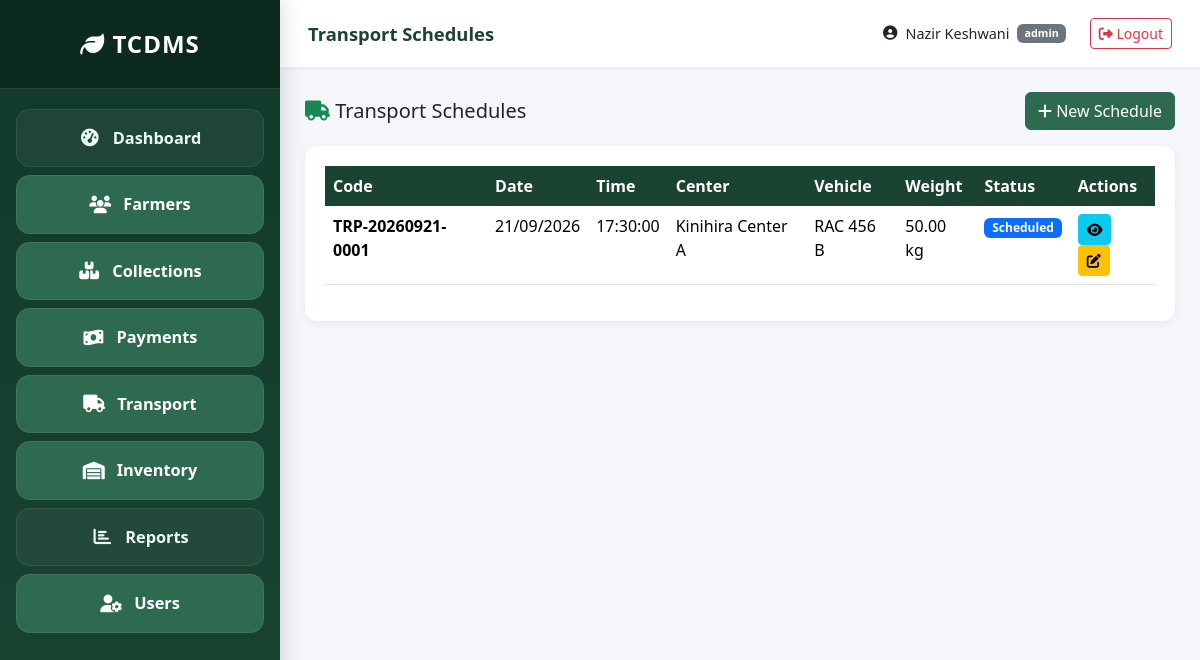
Screenshot of /modules/transport/index.php (signed in) with the database file from the repository.
### tables this page shows
CREATE TABLE `transport_schedules` (
  `id` int(11) NOT NULL,
  `schedule_code` varchar(30) NOT NULL,
  `collection_center_id` int(11) NOT NULL,
  `vehicle_id` int(11) DEFAULT NULL,
  `driver_id` int(11) DEFAULT NULL,
  `scheduled_date` date NOT NULL,
  `scheduled_time` time NOT NULL,
  `total_weight_kg` decimal(10,2) DEFAULT 0.00,
  `status` enum('scheduled','in_transit','delivered','cancelled') DEFAULT 'scheduled',
  `departure_time` datetime DEFAULT NULL,
  `arrival_time` datetime DEFAULT NULL,
  `notes` text DEFAULT NULL,
  `created_by` int(11) DEFAULT NULL,
  `created_at` timestamp NOT NULL DEFAULT current_timestamp()
);

CREATE TABLE `collection_centers` (
  `id` int(11) NOT NULL,
  `name` varchar(100) NOT NULL,
  `code` varchar(20) NOT NULL,
  `location` varchar(255) DEFAULT NULL,
  `manager_id` int(11) DEFAULT NULL,
  `capacity_kg` decimal(10,2) DEFAULT 0.00,
  `is_active` tinyint(1) DEFAULT 1,
  `created_at` timestamp NOT NULL DEFAULT current_timestamp()
);

CREATE TABLE `vehicles` (
  `id` int(11) NOT NULL,
  `plate_number` varchar(20) NOT NULL,
  `vehicle_type` varchar(50) DEFAULT NULL,
  `capacity_kg` decimal(10,2) DEFAULT NULL,
  `is_available` tinyint(1) DEFAULT 1,
  `last_maintenance` date DEFAULT NULL,
  `created_at` timestamp NOT NULL DEFAULT current_timestamp()
);

### config/database.php (called while the page is built, shortened)
<?php
function getDBConnection() {
    static $pdo = null;
    if ($pdo === null) {
        $dsn = 'mysql:host=' . DB_HOST . ';dbname=' . DB_NAME . ';charset=' . DB_CHARSET;
        $options = [
            PDO::ATTR_ERRMODE            => PDO::ERRMODE_EXCEPTION,
            PDO::ATTR_DEFAULT_FETCH_MODE => PDO::FETCH_ASSOC,
            PDO::ATTR_EMULATE_PREPARES   => false,
        ];
        try {
            $pdo = new PDO($dsn, DB_USER, DB_PASS, $options);
        } catch (PDOException $e) {
            error_log('DB Error: ' . $e->getMessage());
            die('Database connection failed. Check XAMPP MySQL service.');
        }
    }
    return $pdo;
}
function dbQuery($sql, $params = []) {
    $stmt = getDBConnection()->prepare($sql);
    $stmt->execute($params);
    return $stmt;
}
function dbFetchAll($sql, $params = []) { return dbQuery($sql, $params)->fetchAll(); }

### modules/transport/index.php (the view, shortened to what this page needs)
<?php
require_once __DIR__ . '/../../includes/header.php';
require_once __DIR__ . '/../../includes/sidebar.php';
$schedules = dbFetchAll("
    SELECT ts.*, cc.name AS center_name, v.plate_number
    FROM transport_schedules ts
    JOIN collection_centers cc ON cc.id = ts.collection_center_id
    LEFT JOIN vehicles v ON v.id = ts.vehicle_id
    ORDER BY ts.scheduled_date DESC LIMIT 100
");
?>
<div class="d-flex justify-content-between align-items-center mb-3">
  <h5 class="mb-0"><i class="fas fa-truck text-success"></i> Transport Schedules</h5>
  <a href="create.php" class="btn btn-success"><i class="fas fa-plus"></i> New Schedule</a>
</div>
<div class="table-card">
  <div class="table-responsive">
    <table class="table table-hover">
      <thead><tr>
        <th>Code</th><th>Date</th><th>Time</th><th>Center</th><th>Vehicle</th><th>Weight</th><th>Status</th><th>Actions</th>
      </tr></thead>
      <tbody>
      <?php if (empty($schedules)): ?>
        <tr><td colspan="8" class="text-center text-muted py-4">No schedules found.</td></tr>
      <?php else: foreach ($schedules as $s): ?>
        <tr>
          <td><strong><?= htmlspecialchars($s['schedule_code']) ?></strong></td>
          <td><?= formatDate($s['scheduled_date']) ?></td>
          <td><?= $s['scheduled_time'] ?></td>
          <td><?= htmlspecialchars($s['center_name']) ?></td>
          <td><?= htmlspecialchars($s['plate_number'] ?? 'N/A') ?></td>
          <td><?= formatWeight($s['total_weight_kg']) ?></td>
          <td><?= getStatusBadge($s['status']) ?></td>
          <td>
            <a href="view.php?id=<?= $s['id'] ?>" class="btn btn-sm btn-info"><i class="fas fa-eye"></i></a>
            <a href="edit.php?id=<?= $s['id'] ?>" class="btn btn-sm btn-warning"><i class="fas fa-edit"></i></a>
          </td>
        </tr>
      <?php endforeach; endif; ?>
      </tbody>
    </table>
  </div>
</div>
<?php require_once __DIR__ . '/../../includes/footer.php'; ?>

### includes/functions.php (shortened to what this page needs)
<?php
require_once __DIR__ . '/../config/database.php';
function formatWeight($kg) { return number_format((float)$kg, 2) . ' kg'; }
function formatDate($d, $f = 'd/m/Y') { return $d ? date($f, strtotime($d)) : 'N/A'; }
function getStatusBadge($s) {
    $m = ['pending'=>['warning','Pending'],'verified'=>['info','Verified'],'processed'=>['success','Processed'],
          'paid'=>['success','Paid'],'processing'=>['info','Processing'],'failed'=>['danger','Failed'],
          'scheduled'=>['primary','Scheduled'],'in_transit'=>['warning','In Transit'],
          'delivered'=>['success','Delivered'],'cancelled'=>['danger','Cancelled']];
    [$c,$t] = $m[$s] ?? ['secondary', ucfirst($s)];
    return "<span class='badge bg-$c'>$t</span>";
}

### assets/css/style.css (style rules this page uses)
* { box-sizing: border-box; }
body { font-family: 'Segoe UI', Tahoma, sans-serif; background: #f4f6f9; margin: 0; }
.table-card { background: #fff; border-radius: 12px; padding: 20px; box-shadow: 0 2px 8px rgba(0,0,0,.06); margin-bottom: 20px; }
.table thead th { background: #1b4332; color: #fff; border: none; }
.btn-success { background: #2d6a4f; border-color: #2d6a4f; }

### rows the page displays
transport_schedules: schedule_code "TRP-20260921-0001", scheduled_date "21/09/2026", scheduled_time "17:30:00", collection_center.name "Kinihira Center A", vehicle.plate_number "RAC 456 B", total_weight_kg "50.00 kg"

### other values shown
SITE_SHORT_NAME "TCDMS"
$pageTitle "Transport Schedules"
$user['first_name'] . ' ' . $user['last_name'] "Nazir Keshwani"
$user['role'] "admin"
